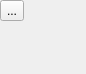
<?xml version="1.0" encoding="UTF-8"?>
<ui version="4.0">
 <class>SimpleSetupWidget</class>
 <widget class="QWidget" name="SimpleSetupWidget">
  <property name="geometry">
   <rect>
    <x>0</x>
    <y>0</y>
    <width>86</width>
    <height>74</height>
   </rect>
  </property>
  <layout class="QVBoxLayout" name="verticalLayout">
   <property name="spacing">
    <number>0</number>
   </property>
   <property name="leftMargin">
    <number>0</number>
   </property>
   <property name="topMargin">
    <number>0</number>
   </property>
   <property name="rightMargin">
    <number>0</number>
   </property>
   <property name="bottomMargin">
    <number>0</number>
   </property>
   <item>
    <widget class="QToolButton" name="setup">
     <property name="text">
      <string>...</string>
     </property>
    </widget>
   </item>
   <item>
    <widget class="QWidget" name="SpecialSpacer" native="true"/>
   </item>
  </layout>
 </widget>
 <resources/>
 <connections/>
</ui>
